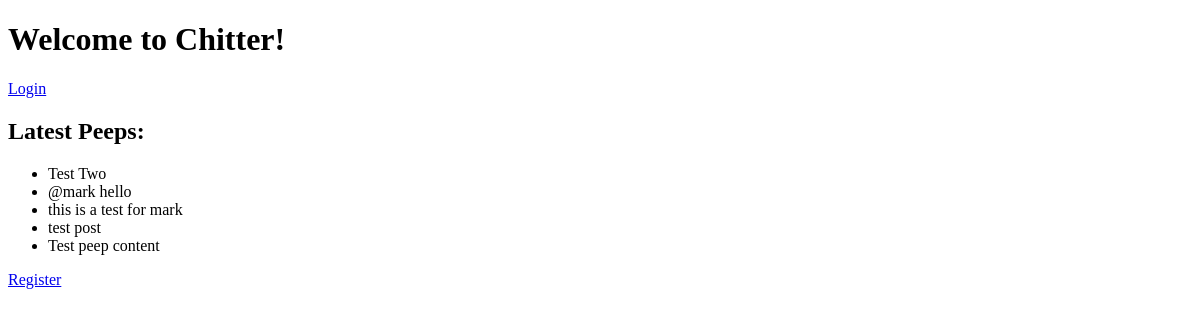
Before: / with the older database file.
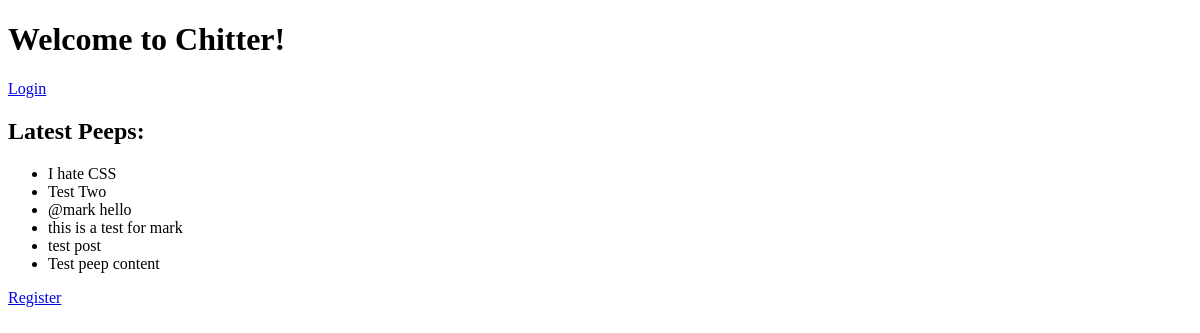
After: the same page with the newer database file.
### models.py (models this page shows)
class Peep(Model):
    user = ForeignKeyField(User, backref='peeps')
    content = TextField()
    timestamp = DateTimeField(default=datetime.datetime.now)
    class Meta:
        database = db

### app.py (the view)
@app.route('/')
def index():
    peeps = Peep.select().order_by(Peep.timestamp.desc())
    return render_template('index.html', peeps=peeps)

### templates/index.html (shortened to what this page needs)
<!DOCTYPE html>
<html lang="en">
  <head>
  </head>
  <body>
    <h1>Welcome to Chitter!</h1>
    <a href="/login">Login</a>
    <h2>Latest Peeps:</h2>
    <ul>
      {% for peep in peeps %}
      <li>{{ peep.content }}</li>
      {% endfor %}
    </ul>
    <a href="/register">Register</a>
  </body>
</html>

Changed rows visible on the page:
added Peep: content "I hate CSS"
